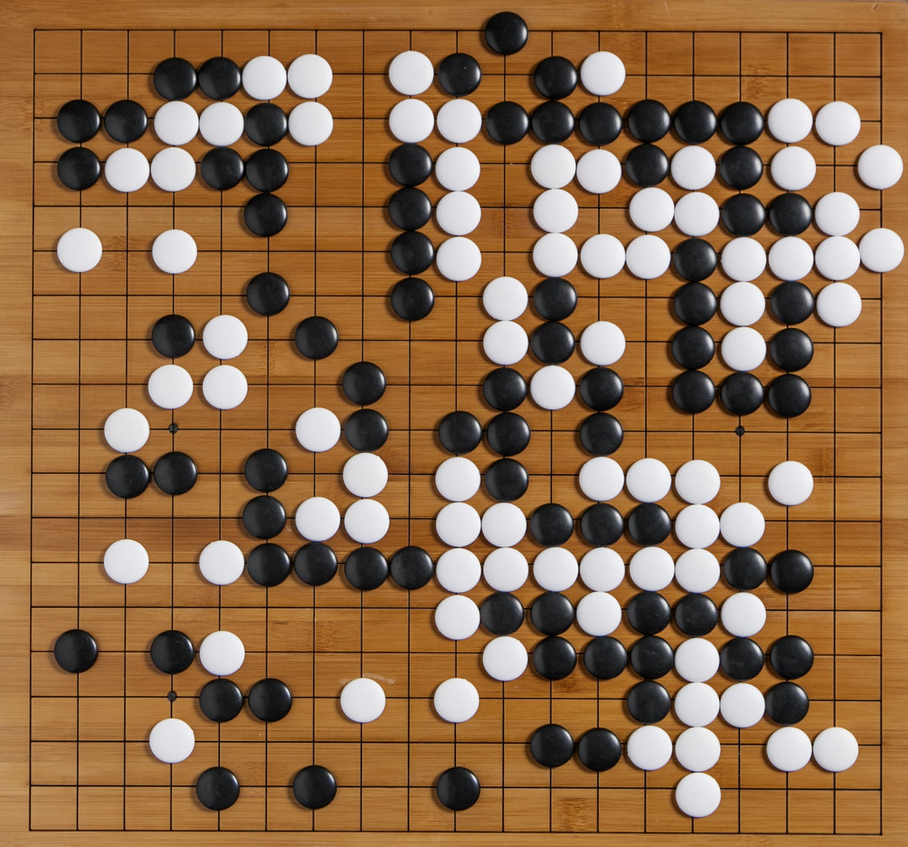
//> input picture imgs/go2.png, 908 x 847 px
$ ./main24   (built with g++ and OpenCV 4)
//> lines starting //> are read from the running program, lines starting //| are printed output that depends on the picture
### common.h
#include <iostream>

#define HAVE_OPENCV_IMGPROC
#include <opencv4/opencv2/opencv.hpp>
#include <opencv4/opencv2/core/hal/interface.h>

using namespace cv;

// [44 lines left out: functions read_image, print_image_info, copy_img_region, not called in this run]

### main24.cpp
/**
* OpenCV gyakorlat
* Gradiens sz�m�t�s Sobel oper�torral
*/

#include <iostream>
#include <string>
#include <opencv2/core.hpp>
#include <opencv2/highgui.hpp>
#include <opencv2/imgproc.hpp>

using namespace std;
using namespace cv;

#include "common.h"

int main() {

	Mat img = imread("./imgs/go2.png", IMREAD_GRAYSCALE);
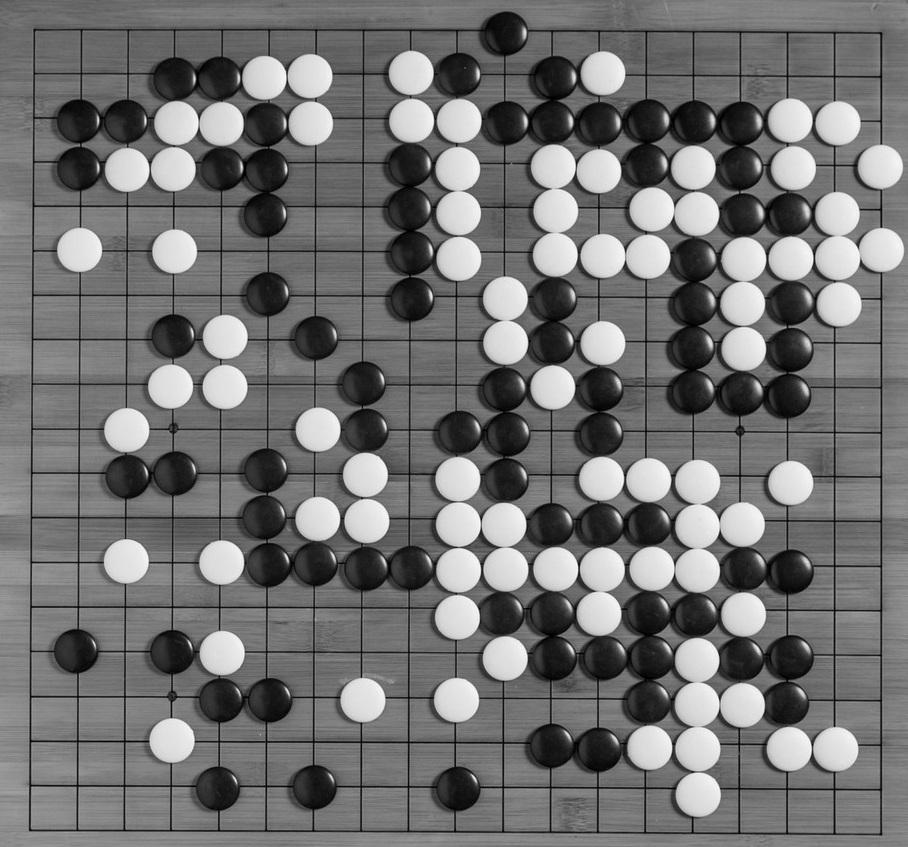
//> img: 847 rows x 908 cols, CV_8UC1; min 0, max 254, mean 114.3

	assert(!img.empty());

	//Sz�r�s (tomp�tja a zajokat)
	cv::GaussianBlur(img, img, cv::Size(5, 5), 1.6, 1.6);

	//Deriv�lt k�zel�t�se
	Mat gx, gy, g;
	Sobel(img, gx, CV_16S, 1, 0);  // fuggoletes iranyu elek kiemelese
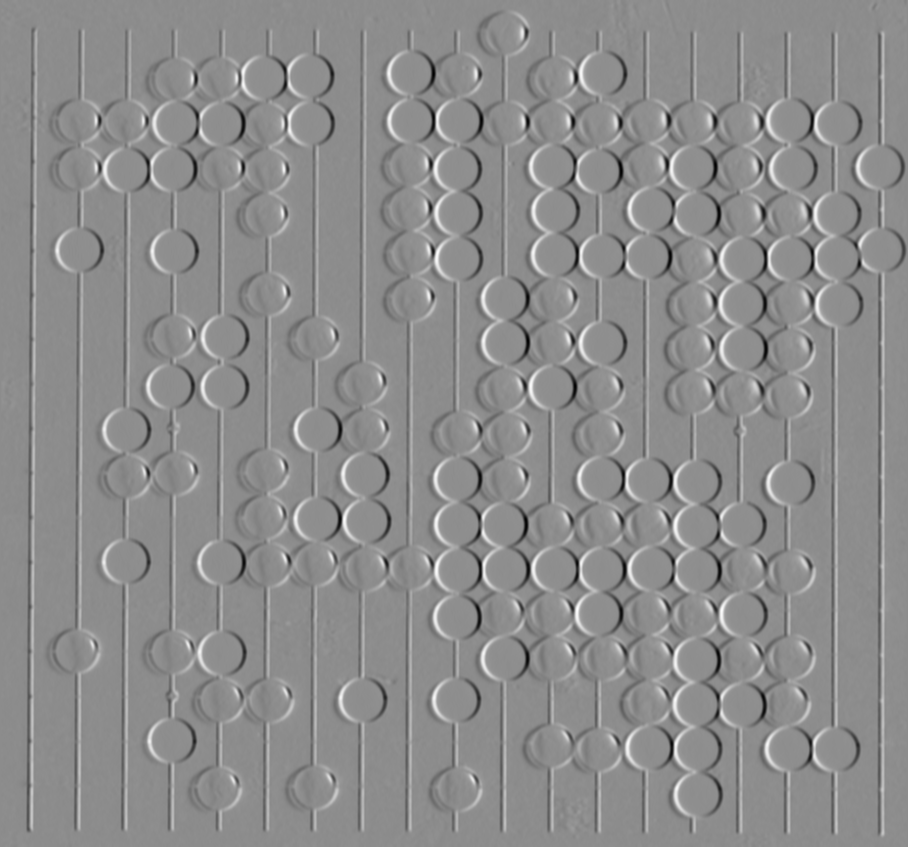
//> gx: 847 rows x 908 cols, CV_16SC1; min -422, max 342, mean 0; drawn with min black and max white
	Sobel(img, gy, CV_16S, 0, 1);  // vizszintes iranyu elek kiemelese
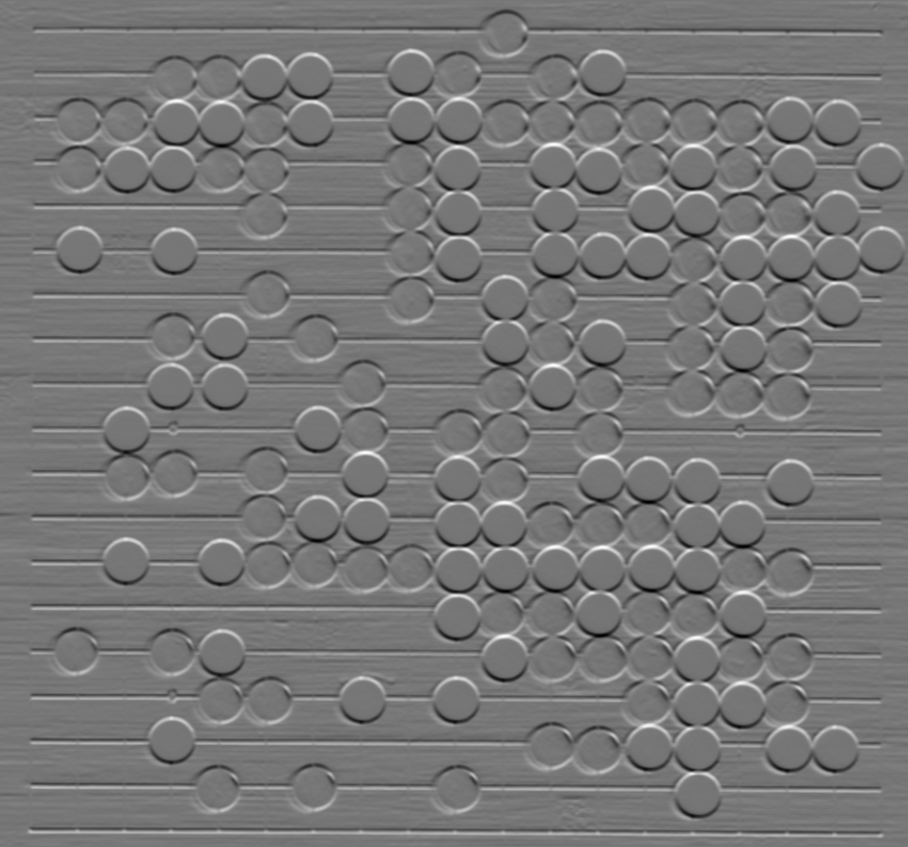
//> gy: 847 rows x 908 cols, CV_16SC1; min -331, max 376, mean 0.2; drawn with min black and max white
	g = abs(gx) + abs(gy);  //a deriv�lt
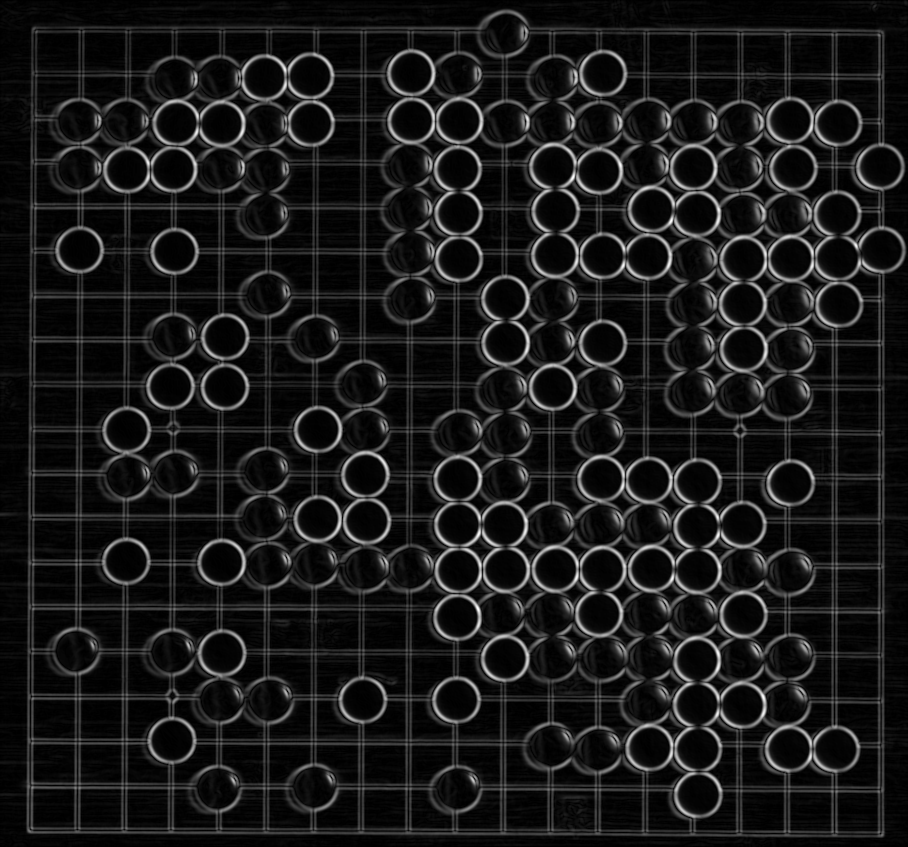
//> g: 847 rows x 908 cols, CV_16SC1; min 0, max 532, mean 55.1; drawn with min black and max white

//> (the run ends here: the program needs code that is not available in this run, at `megjelenit("x szerinti derivalt", gx);`)
